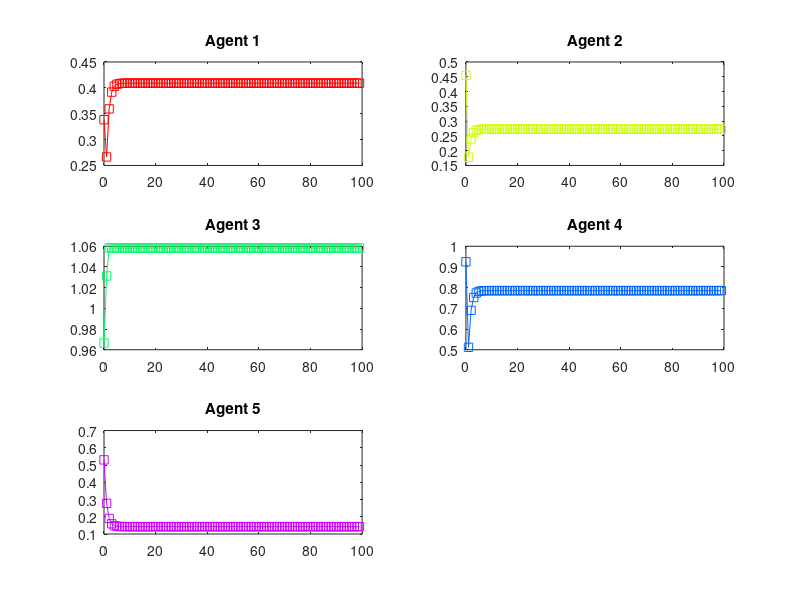

Reproduce this figure in MATLAB.

% INITIALIZATION

% global start time 
start_time = 1;

% global end time 
steps = 100;   

% step size
delta_t = 0.1; 

% update
update = 0.5;

% number of agents
number_agents = 5;

% Make a random field
state = zeros(number_agents,steps); 


% Initial Values
for agents = 1:number_agents
    state(agents,1) = rand(1);
end


% make aggimpact

aggimpact = double(number_agents);

% CREATE VARIABLE CONTAINING CONNECTION WEIGHTS FOR THE CONNECTIONS BETWEEN
% AGENTS

% calculating chance by given a percentage for zero
chanceZero = 0.4;

% calculating chance by given a percentagemore then zero
chanceRest = ((1-chanceZero)/9); 

%make a vector with random numbers given by number of agents
r=rand(number_agents); 

% make probability vector
prob=[chanceZero,chanceRest,chanceRest,chanceRest,chanceRest,chanceRest,chanceRest,chanceRest,chanceRest,chanceRest,chanceRest];
prob = cumsum(prob);
% values corresponding to the probabilities
value=[0,.1,.2,.3,.4,.5,.6,.7,.8,.9,1];   

% calculate weights
weights = arrayfun(@(z)(value(find(z<=prob,1,'first'))), r);
  

%CALCULATING STATES OF AGENTS

% initializing time
time = start_time + delta_t;

% finding the scalefactor without subtracting own value for a given agent
sumColumn = ((sum(weights,1)));

% find the overall sum of the given row without subtracting own value for that agent
sumRow = ((sum(weights,2))); 


for agents = 1:number_agents
    % calculate the aggimpact (Sum from Row - own value)/ SumColumn - own value
   aggimpact(agents) = ((sumRow(agents) - weights(agents,agents))/(sumColumn(agents)-weights(agents,agents)));
end   

% calculating new states of agent
%initializing step
stateNumber = 2;
intermediate_state = zeros(number_agents);
intermediate_state(agents) = state(agents,1);
while start_time < steps 
    step = 1;
   
    for agents = 1:number_agents
        
    end
    
    while step <= 10 
        start_time = start_time + delta_t;
        for agents = 1:number_agents
        % update rule state(t+delta_t) = state(t)(update(aggimpact(choosen agent)delta_t
        
        % When the state of a agent is bigger then 1,make the state 1.
        if intermediate_state(agents) > 1
            intermediate_state(agents) = 1;
        end
        
        % applying the update rule
            intermediate_state(agents) = intermediate_state(agents)+(update*aggimpact(agents)-intermediate_state(agents))*delta_t;  
        end
        % higher step
        step = step + 1;
        
    end
    
    for agents = 1:number_agents
        
            
         state(agents,stateNumber) = intermediate_state(agents);

    end
    
    stateNumber = stateNumber + 1;
end

% MAKE A PLOT

% make a output Variable
output = zeros(number_agents,steps);

% make for every agent another color for the plot
cmap = hsv(number_agents);

% Setting Stepsize for every point on plot
x = 0:1:steps-1;

% printing a plot with the states


% convert given states to a output
for i=1:number_agents
    for t = 1:steps
    eval(sprintf('output_a%d(%d) = state(%d,%d)', i,t,i,t));
    end
end

% finally print plot
hold on;
for output= 1:number_agents
    subplot(3,2,output);
    eval(sprintf('plot(x,output_a%d,''-s'',''Color'',cmap(output,:))',output)); 
    eval(sprintf('title(''Agent %d'')',output));
end
hold off;

